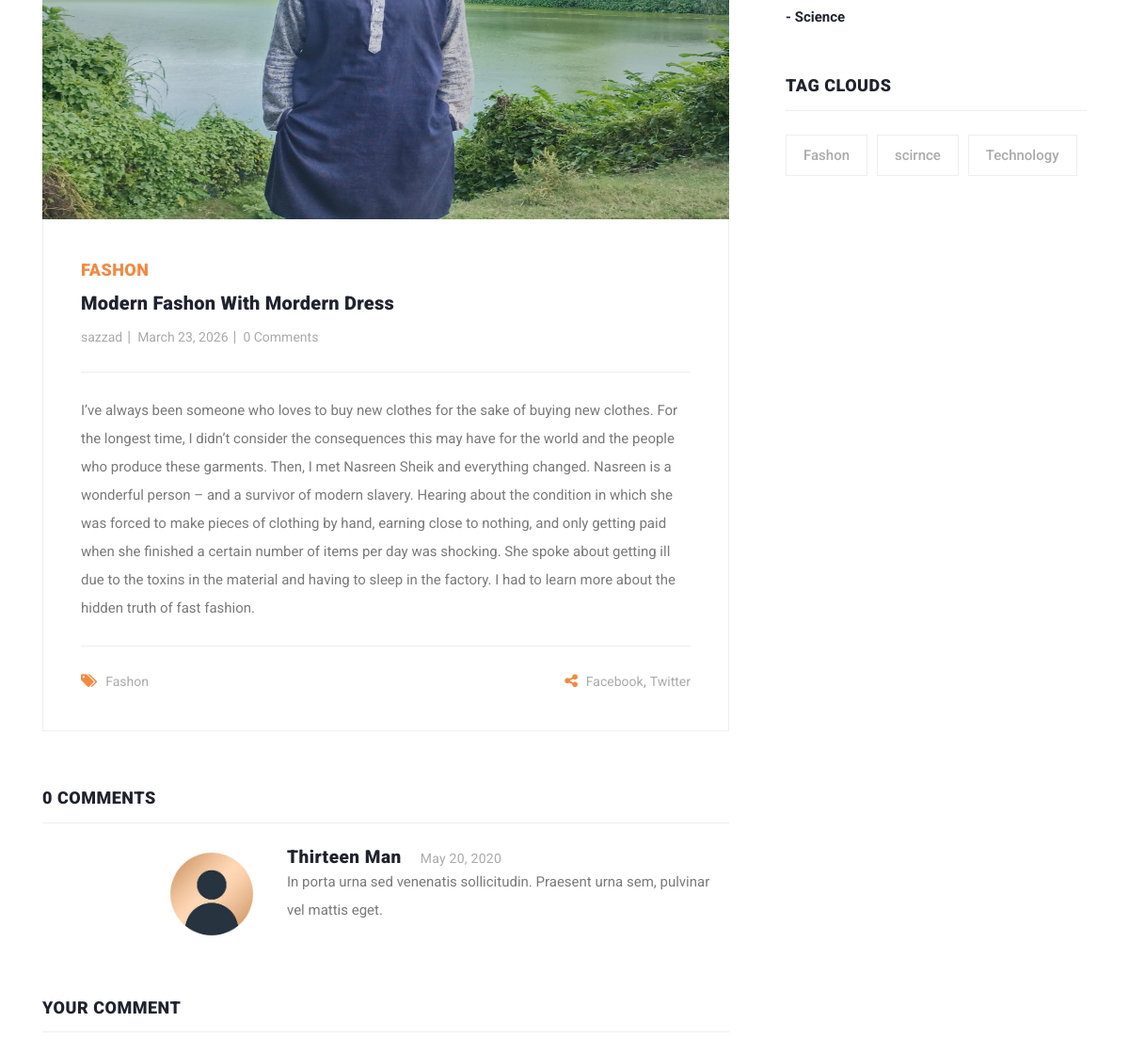
Page /blog_details/modern-fashon-with-mordern-dress/ (middle part) on the earlier database version.
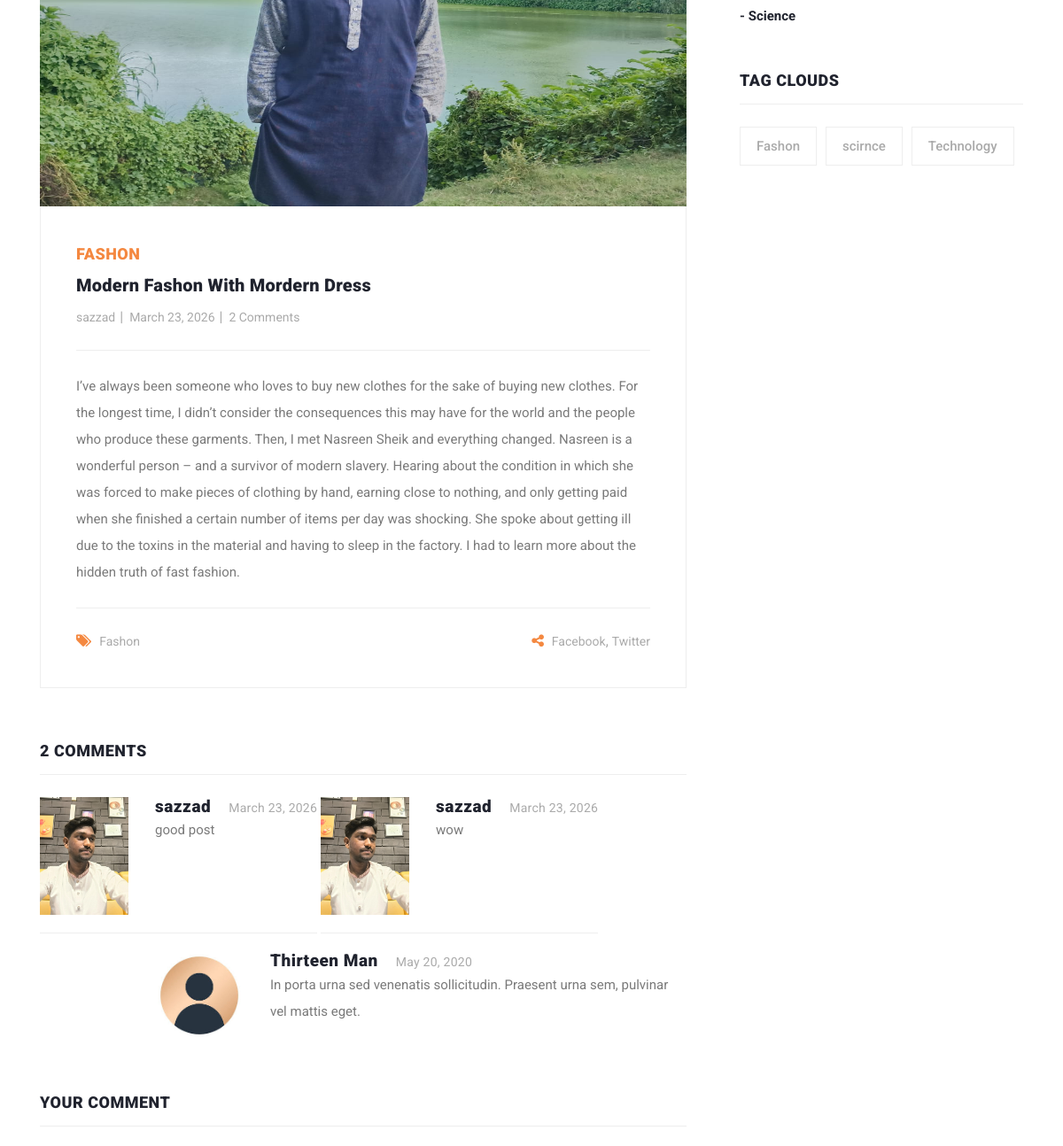
Same page on the later database version.
### blogapp/models.py (models this page shows, shortened)
class Blog(models.Model):
    user = models.ForeignKey(
        User,
        related_name='user_blogs',
        on_delete=models.CASCADE
    )
    category = models.ForeignKey(
        Category,
        related_name='category_blogs',
        on_delete=models.CASCADE
    )
    tag = models.ManyToManyField(
        Tag,
        related_name='tag_blogs',
        blank=True
    )
    title = models.CharField(
        max_length=250,
    )
    description = models.TextField(
        max_length=1000,
    )
    slug = models.SlugField(blank=True, unique=True)
    banner = models.ImageField(upload_to='blogs_banner')
    created_date = models.DateField(auto_now_add=True)

class Tag(models.Model):
    title = models.CharField(max_length=100)
    slug = models.SlugField(blank=True, unique=True)
    created_date = models.DateField(auto_now_add=True)

class Category(models.Model):
    title = models.CharField(max_length=100)
    slug = models.SlugField(blank=True, unique=True)
    created_date = models.DateField(auto_now_add=True)
    def __str__(self):
        return self.title

class Comment(models.Model):
    user = models.ForeignKey(
        User,
        related_name='user_comment',
        on_delete=models.CASCADE
    )
    blog = models.ForeignKey(
        Blog,
        related_name='blogs_comment',
        on_delete=models.CASCADE
    )
    text = models.TextField()
    created_date = models.DateField(auto_now_add=True)

### account/models.py (models this page shows, shortened)
class User(AbstractUser):
    email = models.EmailField(
        max_length=150,
        unique= True
    )
    profile_picture = models.ImageField(
        upload_to="user_profile/",
        default="user-profile/default.png"
    )
    REQUIRED_FIELDS = ["email"]
    objects = CustomUserManager()

### blogapp/views.py (the view, shortened to what this page needs)
# urls.py: path('blog_details/<str:slug>/', blog_details, name="blog_details"),
def blog_details(request, slug):
    form = TextForm()
    blog = get_object_or_404(Blog, slug=slug)
    categories = Category.objects.all()
    tags = Tag.objects.all()
    related_post = Blog.objects.filter(category=blog.category).exclude(id=blog.id).order_by('-id')
    if not related_post:
        related_post = Blog.objects.filter(category=blog.category).exclude(id=blog.id).order_by('-created_date')
    context = {
        'blog':blog,
        'categories':categories,
        'tags':tags,
        'related_post':related_post,
        'form':form
    }
    return render(request, 'blog_details.html', context)

### templates/blog_details.html (shortened to what the changed rows need)
{% extends 'base.html' %}
{% load static %}
{% block content %}
<section class="blog-posts grid-system">
  <div class="container">
    <div class="row">
      <div class="col-lg-8">
        <div class="all-blog-posts">
          <div class="row">
            <div class="col-lg-12">
              <div class="blog-post">
                <div class="blog-thumb">
                  <img style="height: 600px;" src="{{ blog.banner.url }}" alt="" />
                </div>
                <div class="down-content">
                  <span>{{blog.category}}</span>
                  <a href=""><h4>{{blog.title}}</h4></a>
                  <ul class="post-info">
                    <li><a href="#">{{blog.user.username}}</a></li>
                    <li><a href="#">{{blog.created_date}}</a></li>
                    <li>
                      <a href="#">{{blog.blogs_comment.all.count}} Comments</a>
                    </li>
                  </ul>
                  <p>{{blog.description}}</p>
                  <div class="post-options">
                    <div class="row">
                      <div class="col-6">
                        <ul class="post-tags">
                          {% if blog.tag.all.count > 0 %}
                          {% for tag in blog.tag.all %}
                          <li><a href="#">{{tag.title}}</a></li>
                          {% endfor %}
                          {% else %}
                          <li>None</li>
                          {% endif %}
                        </ul>
                      </div>
                    </div>
                  </div>
                </div>
              </div>
            </div>
            <div class="col-lg-12">
              <div class="sidebar-item comments">
                <div class="sidebar-heading">
                  <h2>{{blog.blogs_comment.count}} comments</h2>
                </div>
                <div class="content">
                  <ul>
                    {% for comment in blog.blogs_comment.all %}
                    <li>
                      <div class="author-thumb">
                        {% if comment.user.profile_picture %}
                          <img src="{{comment.user.profile_picture.url}}" alt="" />
                        {% else %}
                          <img src="media/user_profile/default.png" alt="" />
                        {% endif %}
                      </div>
                      <div class="right-content">
                        <h4>{{blog.user.username}}<span>{{blog.created_date}}</span></h4>
                        <p>
                          {{comment.text}}
                        </p>
                      </div>
                    </li>
                    {% endfor %}
                  </ul>
                </div>
              </div>
            </div>
            <div class="col-lg-12">
              <div class="sidebar-item submit-comment">
                <div class="sidebar-heading">
                  <h2>Your comment</h2>
                </div>
              </div>
            </div>
          </div>
        </div>
      </div>
      <div class="col-lg-4">
        <div class="sidebar">
          <div class="row">
            <div class="col-lg-12">
              <div class="sidebar-item categories">
                <div class="content">
                  <ul>
                    {% for category in categories %}
                    <li>
                      <a href="{% url 'category_blogs' category.slug %}"
                        >- {{category.title}}</a
                      >
                    </li>
                    {% endfor %}
                  </ul>
                </div>
              </div>
            </div>
            <div class="col-lg-12">
              <div class="sidebar-item tags">
                <div class="sidebar-heading">
                  <h2>Tag Clouds</h2>
                </div>
                <div class="content">
                  <ul>
                    {% for tag in tags %}
                    <li>
                      <a href="{% url 'tag_blogs'  tag.slug %}"
                        >{{tag.title}}</a
                      >
                    </li>
                    {% endfor %}
                  </ul>
                </div>
              </div>
            </div>
          </div>
        </div>
      </div>
    </div>
  </div>
</section>
{% endblock content %}

Differences in the rows shown:
computed for Blog "Modern Fashon With Mordern Dress": blogs_comment.all.count "0" → "2"; blogs_comment.count "0" → "2"
added Comment: user.profile_picture (picture), {{ blog.user.username }} "sazzad", {{ blog.created_date }} "March 23, 2026", text "good post"
added Comment: user.profile_picture (picture), {{ blog.user.username }} "sazzad", {{ blog.created_date }} "March 23, 2026", text "wow"
